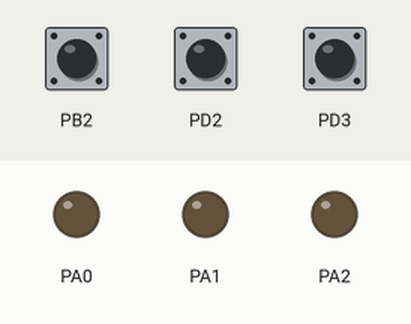
Simulated run of this program. Board: ATmega32, built with avr-gcc and emulated at 8 MHz. Shown: output pins drawn as LEDs (lit = HIGH). Inputs (shaded band) come from the test bench; at power-on: PB2 HIGH, PD2 HIGH, PD3 HIGH.

Above: at 1.2 s.
1.3 s: PB2 pulled LOW for 0.15 s
At 2.5 s:
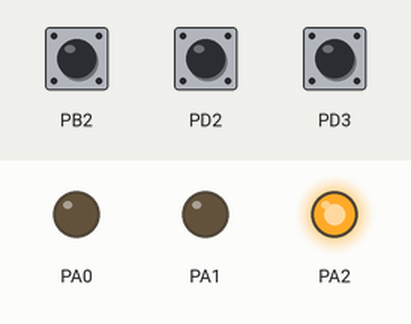
2.9 s: PD2 pulled LOW for 0.15 s
At 3.3 s:
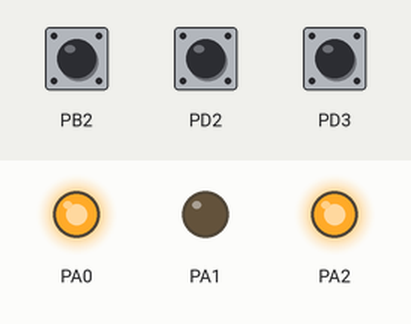
4.5 s: PD3 pulled LOW for 0.15 s
At 4.6 s:
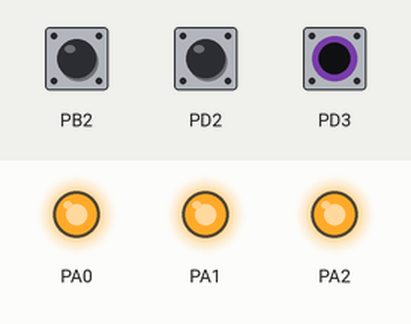
6.2 s: PB2 pulled LOW for 1 s
At 7.5 s:
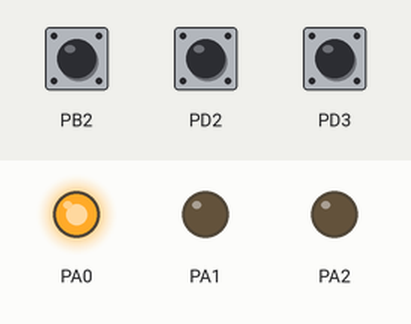
8.7 s: PD3 pulled LOW for 1 s
At 9.4 s:
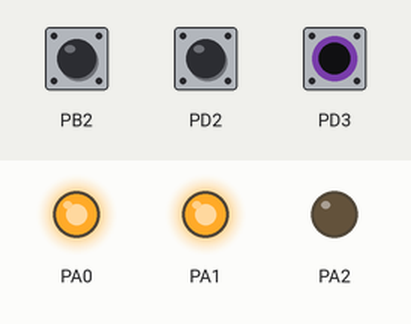
11.2 s: PD3 pulled LOW for 3.2 s
At 15.0 s:
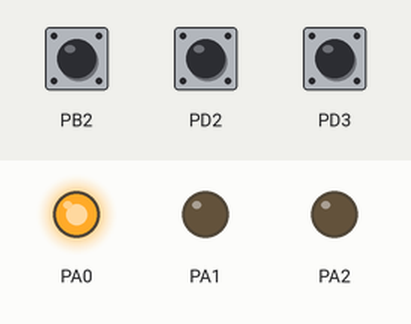
Timing chart, 0 to 16.5 s (numbered marks = the images above; inputs shaded):
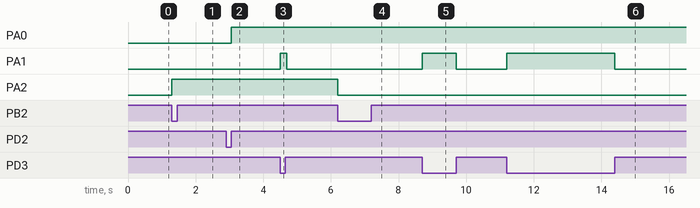

Measured:
- after the input at 1.3 s, PA2: LOW → HIGH at once
- after the input at 2.9 s, PA0: LOW → HIGH after 0.15 s
- after the input at 4.5 s, PA1: LOW → HIGH at once, → LOW 0.20 s later
- after the input at 6.2 s, PA2: HIGH → LOW at once
- after the input at 8.7 s, PA1: LOW → HIGH at once, → LOW 1.0 s later
- after the input at 11.2 s, PA1: LOW → HIGH at once, → LOW 3.2 s later

The program:

main.c
```c
#define F_CPU 8000000UL

#include <avr/io.h>
#include <util/delay.h>
#include <avr/interrupt.h>

#define CHECK_BIT(byte, bitnum) ((byte >> bitnum) & 1)

ISR(INT0_vect){
    PORTA ^= _BV(0);
    _delay_ms(200);
}

ISR(INT1_vect){
    PORTA ^= _BV(1);
    _delay_ms(200);
}

ISR(INT2_vect){
    PORTA ^= _BV(2);
    _delay_ms(200);
}

int main() {
    DDRA |= _BV(0) | _BV(1) | _BV(2);
    DDRD &= ~(_BV(2) | _BV(3));
    DDRB &= ~(_BV(2));

    PORTD |= _BV(2) | _BV(3);
    PORTB |= _BV(2);

    GICR = 0xE0; MCUCR = 0x07; MCUCSR = 0x00;

    sei();

    while(1);
}
```
